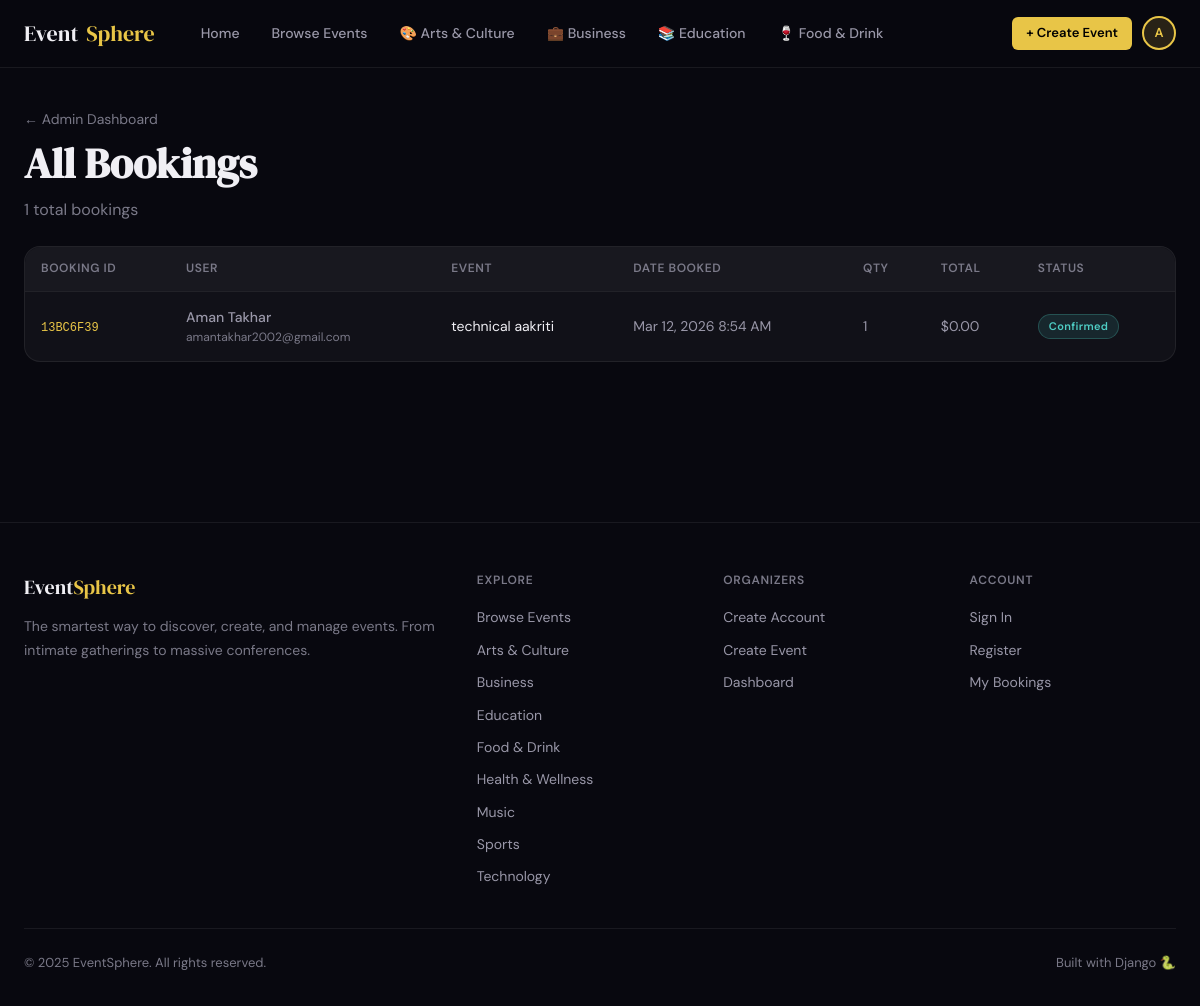
/dashboard/admin/bookings/ (signed in), run on the app's committed database.
### events/models.py (models this page shows, shortened)
class Category(models.Model):
    name = models.CharField(max_length=100, unique=True)
    slug = models.SlugField(unique=True)
    icon = models.CharField(max_length=50, default='🎪')
    color = models.CharField(max_length=7, default='#e8c547')
    class Meta:
        verbose_name_plural = 'Categories'
        ordering = ['name']

class Event(models.Model):
    STATUS_CHOICES = [
        ('draft', 'Draft'),
        ('published', 'Published'),
        ('cancelled', 'Cancelled'),
        ('completed', 'Completed'),
    ]
    id = models.UUIDField(primary_key=True, default=uuid.uuid4, editable=False)
    organizer = models.ForeignKey(settings.AUTH_USER_MODEL, on_delete=models.CASCADE, related_name='events')
    title = models.CharField(max_length=200)
    slug = models.SlugField(max_length=220, unique=True, blank=True)
    description = models.TextField()
    category = models.ForeignKey(Category, on_delete=models.SET_NULL, null=True, related_name='events')
    image = models.ImageField(upload_to='event_images/', blank=True, null=True)
    location = models.CharField(max_length=300)
    venue_name = models.CharField(max_length=200, blank=True)
    date = models.DateField()
    time = models.TimeField()
    end_time = models.TimeField(blank=True, null=True)
    ticket_price = models.DecimalField(max_digits=10, decimal_places=2, default=0.00)
    max_attendees = models.PositiveIntegerField(default=100)
    available_tickets = models.PositiveIntegerField(default=100)
    status = models.CharField(max_length=20, choices=STATUS_CHOICES, default='published')
    is_featured = models.BooleanField(default=False)
    created_at = models.DateTimeField(auto_now_add=True)
    updated_at = models.DateTimeField(auto_now=True)
    class Meta:
        ordering = ['date', 'time']

### accounts/models.py (models this page shows, shortened)
class User(AbstractUser):
    ROLE_CHOICES = [
        ('user', 'User'),
        ('organizer', 'Organizer'),
        ('admin', 'Admin'),
    ]
    role = models.CharField(max_length=20, choices=ROLE_CHOICES, default='user')
    phone = models.CharField(max_length=20, blank=True)
    bio = models.TextField(blank=True)
    avatar = models.ImageField(upload_to='avatars/', blank=True, null=True)
    organization = models.CharField(max_length=200, blank=True)
    is_verified = models.BooleanField(default=False)
    created_at = models.DateTimeField(auto_now_add=True)
    @property
    def is_organizer(self):
        return self.role == 'organizer'
    @property
    def is_admin_user(self):
        return self.role == 'admin' or self.is_superuser

### bookings/models.py (models this page shows, shortened)
class Booking(models.Model):
    STATUS_CHOICES = [
        ('confirmed', 'Confirmed'),
        ('cancelled', 'Cancelled'),
        ('pending', 'Pending'),
    ]
    booking_id = models.UUIDField(default=uuid.uuid4, unique=True, editable=False)
    user = models.ForeignKey(settings.AUTH_USER_MODEL, on_delete=models.CASCADE, related_name='bookings')
    event = models.ForeignKey(Event, on_delete=models.CASCADE, related_name='bookings')
    quantity = models.PositiveIntegerField(default=1)
    total_price = models.DecimalField(max_digits=10, decimal_places=2)
    status = models.CharField(max_length=20, choices=STATUS_CHOICES, default='confirmed')
    booked_at = models.DateTimeField(auto_now_add=True)
    cancelled_at = models.DateTimeField(null=True, blank=True)
    notes = models.TextField(blank=True)
    class Meta:
        ordering = ['-booked_at']
        unique_together = ['user', 'event']  # prevent duplicate bookings
    def short_id(self):
        return str(self.booking_id).upper()[:8]

### dashboard/views.py (the view)
    def wrapper(request, *args, **kwargs):
        if not request.user.is_authenticated:
            return redirect('accounts:login')
        if not request.user.is_admin_user:
            messages.error(request, "Access denied. Admin account required.")
            return redirect('home')
        return view_func(request, *args, **kwargs)

### dashboard/views.py (called while the page is built)
def admin_required(view_func):
    def wrapper(request, *args, **kwargs):
        if not request.user.is_authenticated:
            return redirect('accounts:login')
        if not request.user.is_admin_user:
            messages.error(request, "Access denied. Admin account required.")
            return redirect('home')
        return view_func(request, *args, **kwargs)
    return wrapper

@admin_required
def admin_bookings(request):
    bookings = Booking.objects.select_related('user', 'event').order_by('-booked_at')
    return render(request, 'dashboard/admin_bookings.html', {'bookings': bookings})

### events/context_processors.py (called while the page is built)
def categories(request):
    return {'all_categories': Category.objects.all()}

### templates/dashboard/admin_bookings.html (shortened to what this page needs)
{% extends 'base.html' %}
{% block content %}
<div class="container" style="padding-top:40px;padding-bottom:80px;">
  <div class="flex-between mb-6">
    <div>
      <a href="{% url 'dashboard:admin_dashboard' %}" style="color:var(--text-muted);font-size:14px;display:flex;align-items:center;gap:6px;margin-bottom:8px;">← Admin Dashboard</a>
      <h1 class="page-title">All Bookings</h1>
      <p class="page-subtitle">{{ bookings.count }} total bookings</p>
    </div>
  </div>
  <div class="card">
    <div class="table-wrap" style="border:none;">
      <table>
        <thead><tr><th>Booking ID</th><th>User</th><th>Event</th><th>Date Booked</th><th>Qty</th><th>Total</th><th>Status</th></tr></thead>
        <tbody>
          {% for b in bookings %}
          <tr>
            <td><code style="font-size:12px;color:var(--accent);">{{ b.short_id }}</code></td>
            <td>
              <div style="font-weight:500;">{{ b.user.get_full_name|default:b.user.username }}</div>
              <div style="font-size:12px;color:var(--text-muted);">{{ b.user.email }}</div>
            </td>
            <td><a href="{% url 'events:detail' b.event.pk %}">{{ b.event.title|truncatechars:35 }}</a></td>
            <td>{{ b.booked_at|date:"M j, Y g:i A" }}</td>
            <td>{{ b.quantity }}</td>
            <td>${{ b.total_price }}</td>
            <td>
              <span class="badge {% if b.status == 'confirmed' %}badge-teal{% elif b.status == 'cancelled' %}badge-red{% else %}badge-orange{% endif %}">
                {{ b.status|capfirst }}
              </span>
            </td>
          </tr>
          {% endfor %}
        </tbody>
      </table>
    </div>
  </div>
</div>
{% endblock %}

### templates/base.html (shortened to what this page needs)
<!DOCTYPE html>
<html lang="en">
<head>
</head>
<body>
<nav class="nav">
  <div class="nav-inner">
    <a href="{% url 'home' %}" class="nav-logo">Event<span>Sphere</span></a>
    <div class="nav-links">
      <a href="{% url 'home' %}" class="nav-link">Home</a>
      <a href="{% url 'events:list' %}" class="nav-link">Browse Events</a>
      {% for cat in all_categories %}
        {% if forloop.counter <= 4 %}
          <a href="{% url 'events:by_category' cat.slug %}" class="nav-link">{{ cat.icon }} {{ cat.name }}</a>
        {% endif %}
      {% endfor %}
    </div>
    <div class="nav-actions">
      {% if user.is_authenticated %}
        {% if user.is_organizer or user.is_superuser %}
          <a href="{% url 'events:create' %}" class="btn btn-primary btn-sm">+ Create Event</a>
        {% endif %}
        <div class="dropdown">
          <div class="nav-avatar">{{ user.first_name|first|upper }}{{ user.last_name|first|upper }}</div>
        </div>
      {% else %}
        <a href="{% url 'accounts:login' %}" class="btn btn-ghost btn-sm">Login</a>
        <a href="{% url 'accounts:register' %}" class="btn btn-primary btn-sm">Sign Up</a>
      {% endif %}
    </div>
  </div>
</nav>
<main>
  {% block content %}{% endblock %}
</main>
<footer class="footer">
  <div class="container">
    <div class="footer-grid">
      <div>
        <div class="footer-brand">Event<span>Sphere</span></div>
        <p class="footer-desc">The smartest way to discover, create, and manage events. From intimate gatherings to massive conferences.</p>
      </div>
      <div>
        <div class="footer-heading">Explore</div>
        <div class="footer-links">
          <a href="{% url 'events:list' %}" class="footer-link">Browse Events</a>
          {% for cat in all_categories %}
            <a href="{% url 'events:by_category' cat.slug %}" class="footer-link">{{ cat.name }}</a>
          {% endfor %}
        </div>
      </div>
      <div>
        <div class="footer-heading">Organizers</div>
        <div class="footer-links">
          <a href="{% url 'accounts:register_organizer' %}" class="footer-link">Create Account</a>
          <a href="{% url 'events:create' %}" class="footer-link">Create Event</a>
          <a href="{% url 'dashboard:organizer_dashboard' %}" class="footer-link">Dashboard</a>
        </div>
      </div>
      <div>
        <div class="footer-heading">Account</div>
        <div class="footer-links">
          <a href="{% url 'accounts:login' %}" class="footer-link">Sign In</a>
          <a href="{% url 'accounts:register' %}" class="footer-link">Register</a>
          <a href="{% url 'dashboard:user_dashboard' %}" class="footer-link">My Bookings</a>
        </div>
      </div>
    </div>
    <div class="footer-bottom">
      <span>© 2025 EventSphere. All rights reserved.</span>
      <span>Built with Django 🐍</span>
    </div>
  </div>
</footer>
</body>
</html>

### data on the page
Category: icon "🎨", name "Arts & Culture"
Category: icon "💼", name "Business"
Category: icon "📚", name "Education"
Category: icon "🍷", name "Food & Drink"
User: first_name|first "A"
Booking: short_id "13BC6F39", user.get_full_name "Aman Takhar", user.email "amantakhar2002@gmail.com", event "technical aakriti", booked_at "Mar 12, 2026 8:54 AM", quantity "1", total_price "0.00", status "Confirmed"
Category: name "Health & Wellness"
Category: name "Music"
Category: name "Sports"
Category: name "Technology"

### other printed values
{{ bookings.count }} "1"
